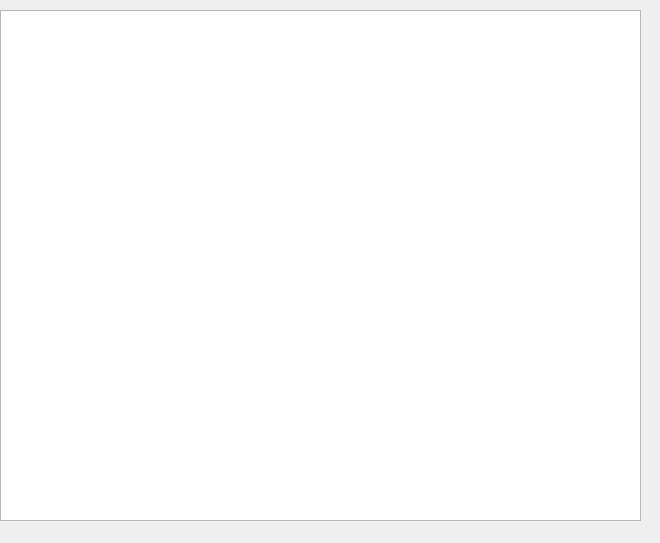
<?xml version="1.0" encoding="UTF-8"?>
<ui version="4.0">
 <class>Form</class>
 <widget class="QWidget" name="Form">
  <property name="geometry">
   <rect>
    <x>0</x>
    <y>0</y>
    <width>660</width>
    <height>543</height>
   </rect>
  </property>
  <property name="windowTitle">
   <string>Form</string>
  </property>
  <widget class="QTableView" name="tableView">
   <property name="geometry">
    <rect>
     <x>0</x>
     <y>10</y>
     <width>641</width>
     <height>511</height>
    </rect>
   </property>
  </widget>
 </widget>
 <resources/>
 <connections/>
</ui>
